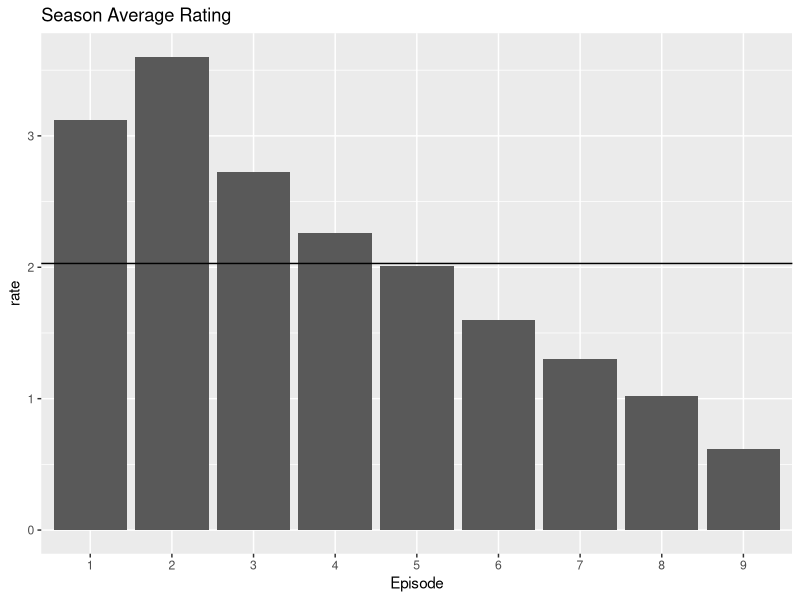
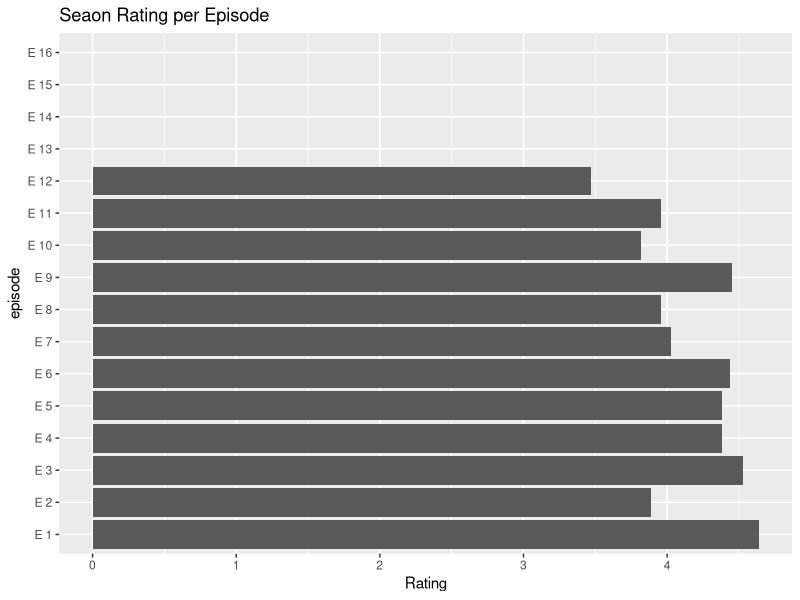
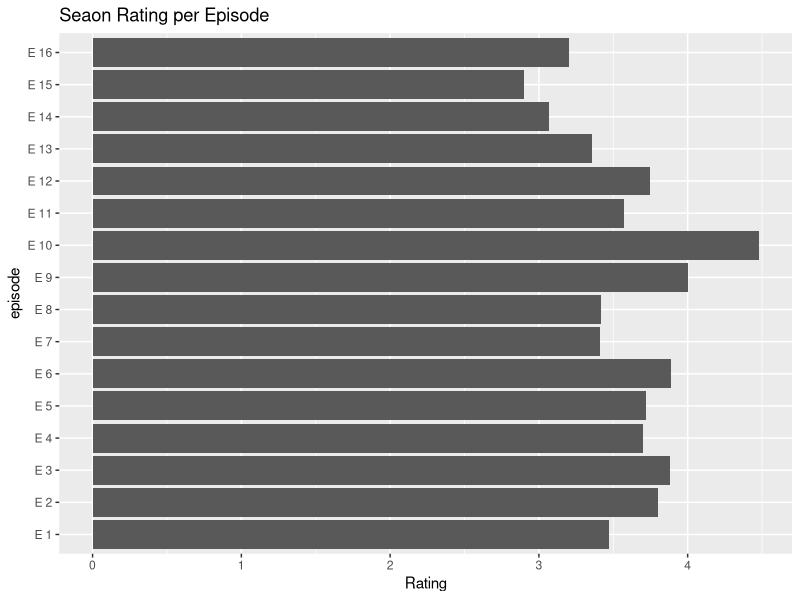
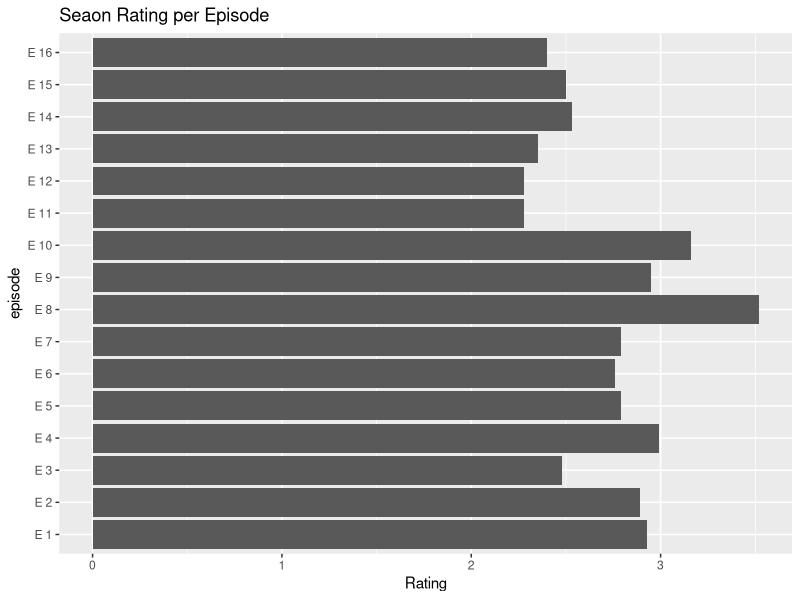
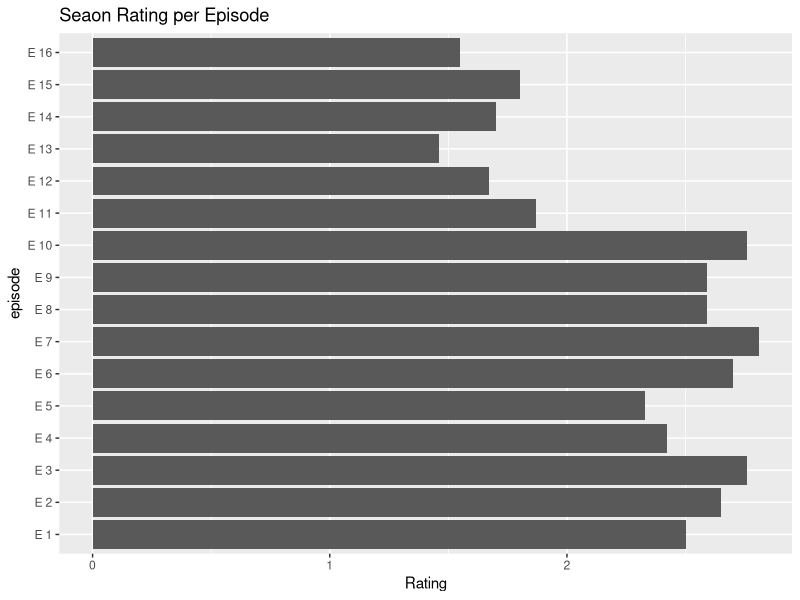
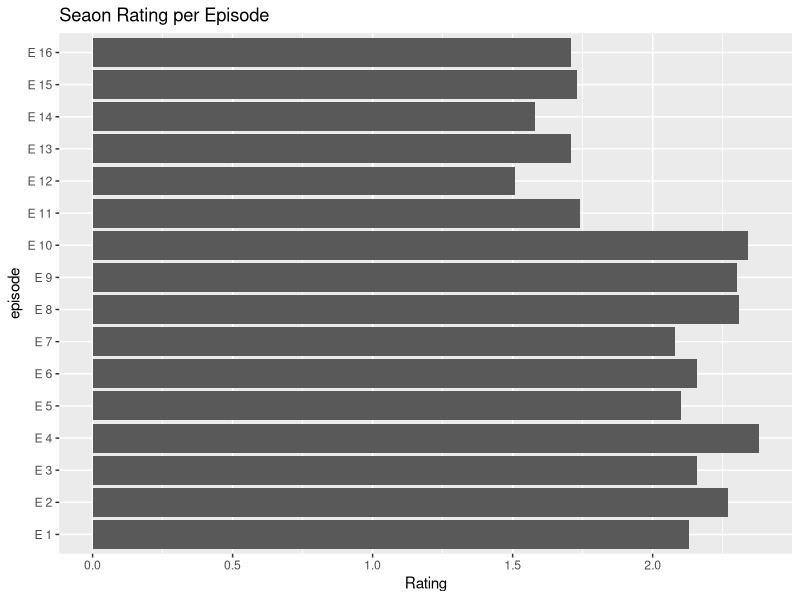
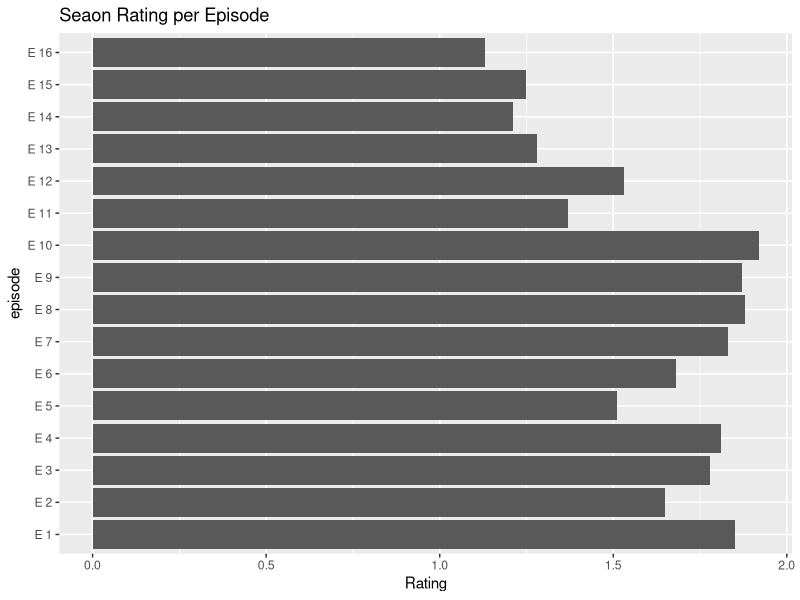
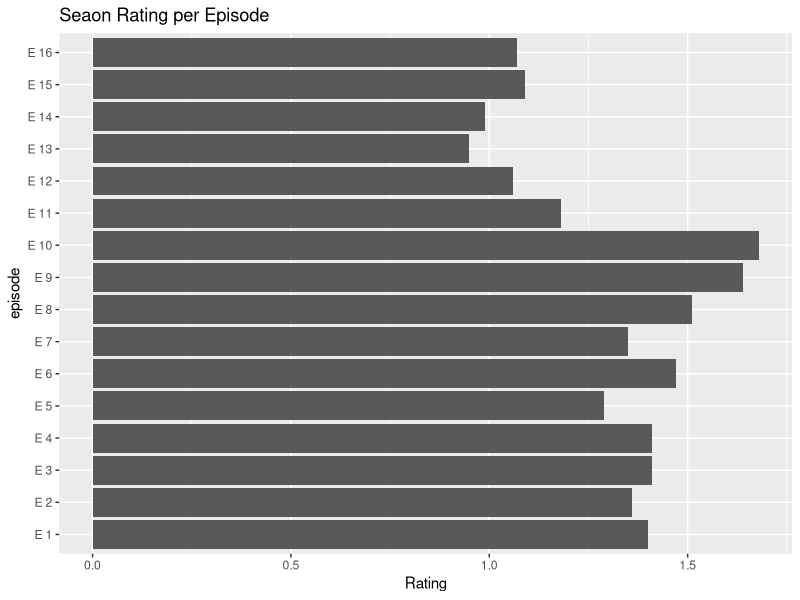

Recreate these plots in R, in order.
## ---- chunk 1
# Create the data frame
season <- c(1, 2, 3, 4, 5, 6, 7, 8, 9)
episode_number <- c(1, 2, 3, 4, 5, 6, 7, 8, 9, 10, 11, 12, 13, 14, 15, 16)
episode_number <- sapply(episode_number, function(x) paste('E',x))

data <- c(
  4.64, 3.89, 4.53, 4.38, 4.38, 4.44, 4.03, 3.96, 4.45, 3.82, 3.96, 3.47, 0,    0,    0,    0,
  3.47, 3.80, 3.88, 3.70, 3.72, 3.89, 3.41, 3.42, 4.00, 4.48, 3.57, 3.75, 3.36, 3.07, 2.90, 3.20,
  2.93, 2.89, 2.48, 2.99, 2.79, 2.76, 2.79, 3.52, 2.95, 3.16, 2.28, 2.28, 2.35, 2.53, 2.50, 2.40,
  2.50, 2.65, 2.76, 2.42, 2.33, 2.70, 2.81, 2.59, 2.59, 2.76, 1.87, 1.67, 1.46, 1.70, 1.80, 1.55,
  2.13, 2.27, 2.16, 2.38, 2.10, 2.16, 2.08, 2.31, 2.30, 2.34, 1.74, 1.51, 1.71, 1.58, 1.73, 1.71,
  1.85, 1.65, 1.78, 1.81, 1.51, 1.68, 1.83, 1.88, 1.87, 1.92, 1.37, 1.53, 1.28, 1.21, 1.25, 1.13,
  1.40, 1.36, 1.41, 1.41, 1.29, 1.47, 1.35, 1.51, 1.64, 1.68, 1.18, 1.06, 0.95, 0.99, 1.09, 1.07,
  1.27, 1.18, 1.16, 1.09, 1.15, 1.22, 1.13, 1.30, 1.07, 1.08, 0.82, 0.91, 0.77, 0.78, 0.69, 0.74,
  1.04, 1.04, 0.94, 1.00, 0.96, 1.05, 1.07, 0.97, 0.96, 0.86, 0,    0,    0,    0,    0,    0
)

num_rows <- 9
num_cols <- 16

mat <- matrix(data, nrow = num_rows, ncol = num_cols, byrow = TRUE)
rating = as.data.frame(mat)
names(rating) <- episode_number

# Average rating  season wise
seasonAvg <- as.data.frame(apply(rating, 1, mean))
seasonAvg <- cbind(1:9, seasonAvg)
names(seasonAvg) <- c('season', 'rate')

library(ggplot2)

ggplot(data = seasonAvg, aes(factor(season), rate) )+ geom_col()+ geom_hline(yintercept = mean(seasonAvg$rate)) + labs(title = "Season Average Rating", x = "Episode")


## ---- chunk 2

  plotrating = function(data,s){

  subdata <- as.data.frame(t(data))[s]
  seasoncol <- paste('V',s, sep = '')
  subdata$episode <- factor(seq(1,16), labels = rownames(subdata))
  
  ggplot(subdata, aes_string(seasoncol, 'episode')) + geom_col() + labs(title = "Seaon Rating per Episode", x= 'Rating' ) 
  }
  plotrating(rating,1)
  
## ---- chunk 3
plotrating(rating,2)
## ---- chunk 4
plotrating(rating,3)
## ---- chunk 5
plotrating(rating,4)
## ---- chunk 6
plotrating(rating,5)
## ---- chunk 7
plotrating(rating,6)
## ---- chunk 8
plotrating(rating,7)
## ---- chunk 9
plotrating(rating,8)
## ---- chunk 10
plotrating(rating,9)
